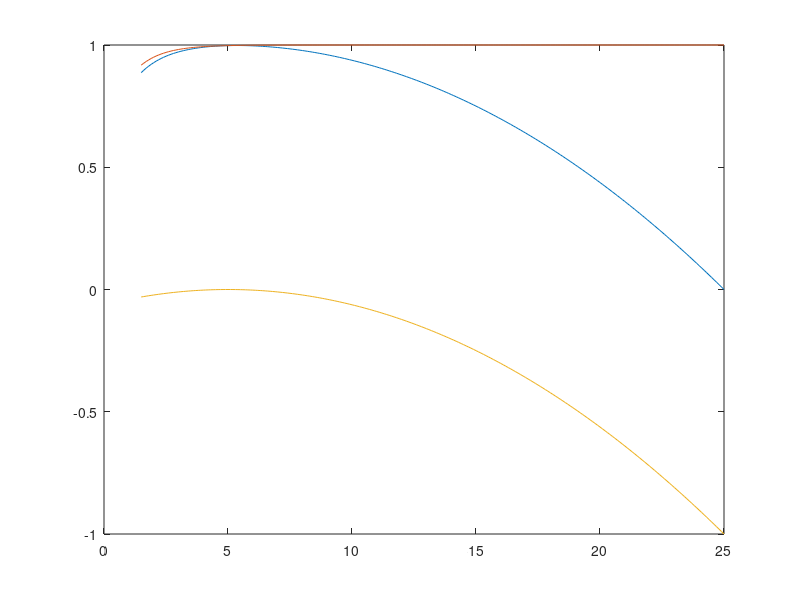

MATLAB code to generate this figure: (Note: this script raises an error after producing the figure.)
x = 1.5:0.1:25;
%y = -1./exp(x-2)+2 - exp((x-5)./10)

%y = -1./exp(x-2)+1 - (x-10)./10;

%y = -1./exp(x-2) + 1; - (x-10)./10;
%y=-.1./(x-2)+ 1 - ((x-5)./10).^2;

agg = 1/20;
y1=-agg./exp(x-2)+ 1;
y2=-((x-5).*agg).^2;
y=y1+y2;
plot(x,y)
hold on
plot(x,y1)
plot(x,y2)
hold off

[a,b]=max(y)
x(44)

syms a sf b z
-a/exp(z-sf) - (a*(z-b))^2 +1
